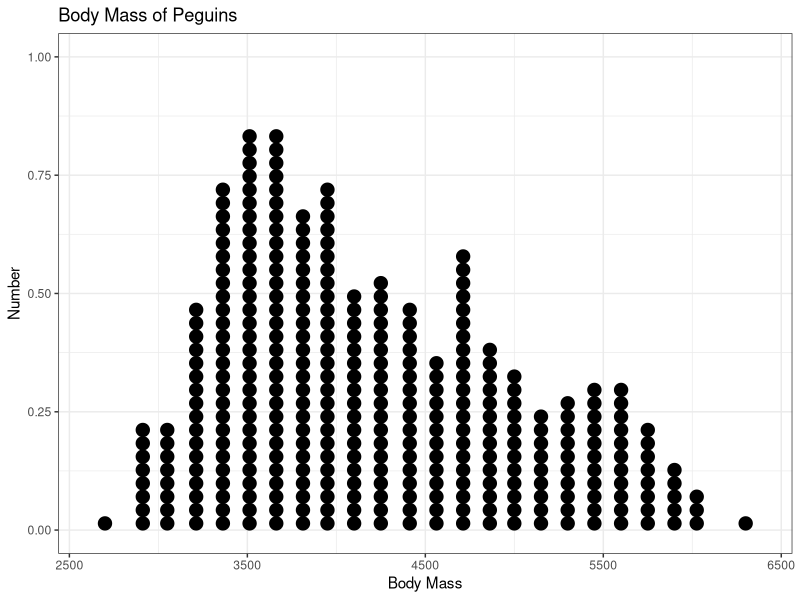
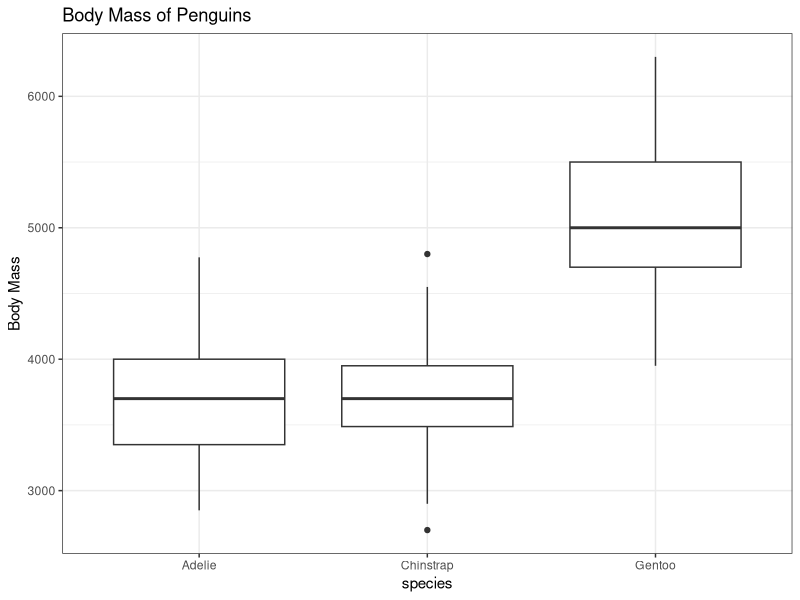

R code for these plots, in order:
## ---- chunk 1
knitr::opts_chunk$set(echo = TRUE)
## ---- chunk 2
library(palmerpenguins)
library(tidyverse)
## ---- chunk 3
ggplot(penguins)+
  geom_dotplot(aes(body_mass_g), dotsize=.5, binwidth = 150)+
  labs(title="Body Mass of Peguins", x="Body Mass", y="Number")+
  theme_bw()
## ---- chunk 4
ggplot(penguins)+
  geom_boxplot(aes(species, body_mass_g))+
  labs(title="Body Mass of Penguins", y="Body Mass")+
  theme_bw()
